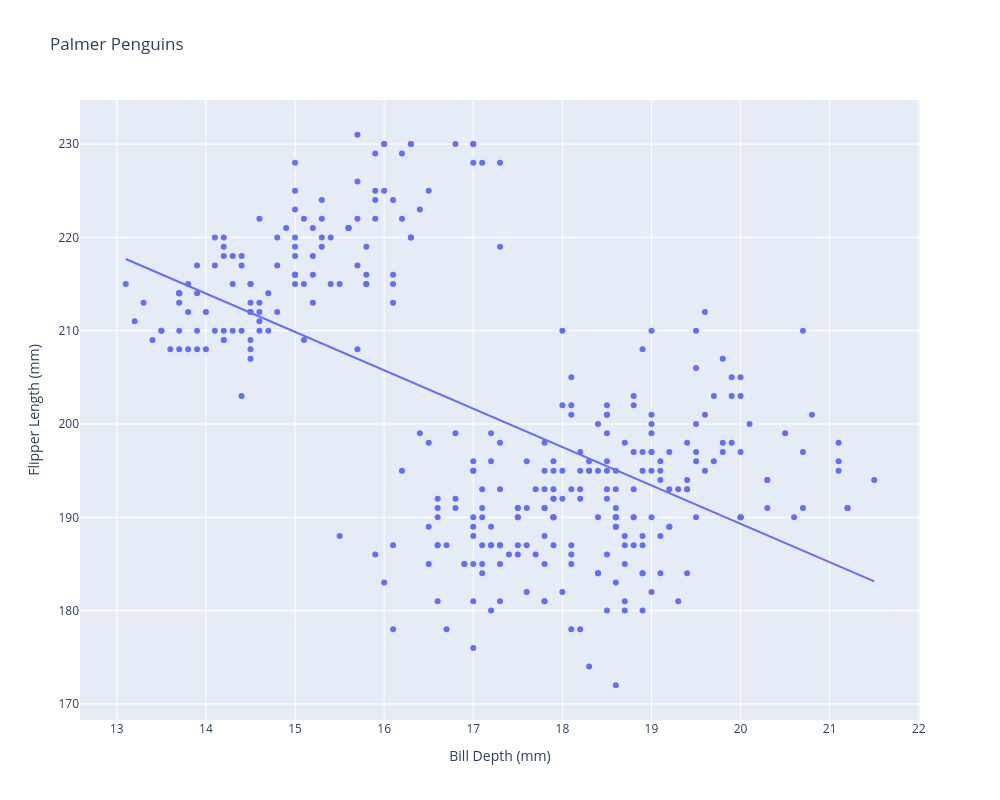

The code cell stored with this chart in its notebook:
### Markdown cell above
Analyzing our plot, we can already visually see that
- Clusters showing which island species live on
- Clusters showing the general trits of each species

Although these can be seen from our visualization, as Albert Cairo highlights in Chapter 9 of *The Trufthful Art: Data, Charts and Maps for Communication*, it is important to evaluate other metrics before drawing strong conclusions.

### Linear Best fit Lines

We can use these to gain insight into the "strength" of the linear relationship between two variables.

### Code cell
fig = px.scatter(df, x="bill_depth_mm", y = "flipper_length_mm", 
                 
                 # In addition to the points defined above, if you any other information displayed on the hover label
                 hover_data=['body_mass_g'],

                 # Title setting
                 title="Palmer Penguins",

                 # The labels section below changes the names of the labels from the dataset to make it clearer. This also changes axis labels
                 labels={
                     "bill_length_mm": "Bill Length (mm)",
                     "bill_depth_mm": "Bill Depth (mm)",
                     "species": "Species",
                     "flipper_length_mm" : "Flipper Length (mm)",
                     "body_mass_g" : "Body Mass (g)"
                 },

                # Adjust the size to make the plot look more clean
                 width=1000, height=800,

                # Adds a trend line based on Ordinary Least Squares
                trendline = 'ols'

                 )

fig.show()

### Figure 1 — Plotly figure (JSON) as saved in the notebook; plotly's stock layout.template omitted (floating-point values rounded to 4 significant figures; data arrays with more than 128 entries replaced by an {"elided": "..."} marker saying what was removed)
{"data": [{"customdata": {"elided": "333x1 float values"}, "hovertemplate": "Bill Depth (mm)=%{x}<br>Flipper Length (mm)=%{y}<br>Body Mass (g)=%{customdata[0]}<extra></extra>", "legendgroup": "", "marker": {"color": "#636efa", "symbol": "circle"}, "mode": "markers", "name": "", "orientation": "v", "showlegend": false, "type": "scatter", "x": {"elided": "333 float values"}, "xaxis": "x", "y": {"elided": "333 float values"}, "yaxis": "y"}, {"hovertemplate": "<b>OLS trendline</b><br>flipper_length_mm = -4.11235 * bill_depth_mm + 271.555<br>R<sup>2</sup>=0.333843<br><br>Bill Depth (mm)=%{x}<br>Flipper Length (mm)=%{y} <b>(trend)</b><extra></extra>", "legendgroup": "", "marker": {"color": "#636efa", "symbol": "circle"}, "mode": "lines", "name": "", "showlegend": false, "type": "scatter", "x": {"elided": "333 float values"}, "xaxis": "x", "y": {"elided": "333 float values"}, "yaxis": "y"}], "layout": {"height": 800, "legend": {"tracegroupgap": 0}, "title": {"text": "Palmer Penguins"}, "width": 1000, "xaxis": {"anchor": "y", "domain": [0, 1], "title": {"text": "Bill Depth (mm)"}}, "yaxis": {"anchor": "x", "domain": [0, 1], "title": {"text": "Flipper Length (mm)"}}}}
